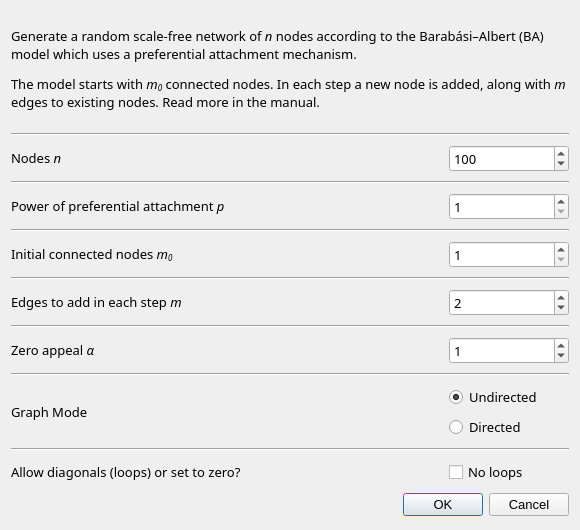
<?xml version="1.0" encoding="UTF-8"?>
<ui version="4.0">
 <class>DialogRandScaleFree</class>
 <widget class="QDialog" name="DialogRandScaleFree">
  <property name="geometry">
   <rect>
    <x>0</x>
    <y>0</y>
    <width>580</width>
    <height>530</height>
   </rect>
  </property>
  <property name="sizePolicy">
   <sizepolicy hsizetype="MinimumExpanding" vsizetype="MinimumExpanding">
    <horstretch>0</horstretch>
    <verstretch>0</verstretch>
   </sizepolicy>
  </property>
  <property name="minimumSize">
   <size>
    <width>580</width>
    <height>530</height>
   </size>
  </property>
  <property name="maximumSize">
   <size>
    <width>600</width>
    <height>580</height>
   </size>
  </property>
  <property name="font">
   <font>
    <pointsize>10</pointsize>
   </font>
  </property>
  <property name="windowTitle">
   <string>Scale-free random network generator</string>
  </property>
  <layout class="QGridLayout" name="gridLayout">
   <item row="0" column="0">
    <widget class="QLabel" name="label_2">
     <property name="sizePolicy">
      <sizepolicy hsizetype="MinimumExpanding" vsizetype="MinimumExpanding">
       <horstretch>0</horstretch>
       <verstretch>0</verstretch>
      </sizepolicy>
     </property>
     <property name="minimumSize">
      <size>
       <width>450</width>
       <height>100</height>
      </size>
     </property>
     <property name="maximumSize">
      <size>
       <width>16777215</width>
       <height>110</height>
      </size>
     </property>
     <property name="font">
      <font>
       <family>Sans Serif</family>
      </font>
     </property>
     <property name="frameShape">
      <enum>QFrame::NoFrame</enum>
     </property>
     <property name="frameShadow">
      <enum>QFrame::Sunken</enum>
     </property>
     <property name="text">
      <string>&lt;html&gt;&lt;head/&gt;&lt;body&gt;&lt;p&gt;Generate a random scale-free network of &lt;span style=&quot; font-style:italic;&quot;&gt;n&lt;/span&gt; nodes according to the Barabási–Albert (BA) model which uses a preferential attachment mechanism. &lt;/p&gt;&lt;p&gt;The model starts with &lt;span style=&quot; font-style:italic;&quot;&gt;m&lt;/span&gt;&lt;span style=&quot; font-style:italic; vertical-align:sub;&quot;&gt;0&lt;/span&gt; connected nodes. In each step a new node is added, along with &lt;span style=&quot; font-style:italic;&quot;&gt;m&lt;/span&gt; edges to existing nodes. Read more in the manual.&lt;/p&gt;&lt;/body&gt;&lt;/html&gt;</string>
     </property>
     <property name="textFormat">
      <enum>Qt::RichText</enum>
     </property>
     <property name="wordWrap">
      <bool>true</bool>
     </property>
    </widget>
   </item>
   <item row="1" column="0">
    <widget class="Line" name="line">
     <property name="orientation">
      <enum>Qt::Horizontal</enum>
     </property>
    </widget>
   </item>
   <item row="2" column="0">
    <layout class="QHBoxLayout" name="horizontalLayout_2">
     <item>
      <widget class="QLabel" name="nodesLabel">
       <property name="sizePolicy">
        <sizepolicy hsizetype="MinimumExpanding" vsizetype="Preferred">
         <horstretch>0</horstretch>
         <verstretch>0</verstretch>
        </sizepolicy>
       </property>
       <property name="minimumSize">
        <size>
         <width>380</width>
         <height>0</height>
        </size>
       </property>
       <property name="font">
        <font>
         <family>Sans Serif</family>
        </font>
       </property>
       <property name="text">
        <string>&lt;html&gt;&lt;head/&gt;&lt;body&gt;&lt;p&gt;Nodes &lt;span style=&quot; font-style:italic;&quot;&gt;n&lt;/span&gt;&lt;/p&gt;&lt;/body&gt;&lt;/html&gt;</string>
       </property>
      </widget>
     </item>
     <item>
      <widget class="QSpinBox" name="nodesSpinBox">
       <property name="sizePolicy">
        <sizepolicy hsizetype="Fixed" vsizetype="Fixed">
         <horstretch>0</horstretch>
         <verstretch>0</verstretch>
        </sizepolicy>
       </property>
       <property name="minimumSize">
        <size>
         <width>120</width>
         <height>0</height>
        </size>
       </property>
       <property name="font">
        <font>
         <family>Sans Serif</family>
        </font>
       </property>
       <property name="toolTip">
        <string>&lt;html&gt;&lt;head/&gt;&lt;body&gt;&lt;p&gt;The amount of nodes in the resulting scale-free graph&lt;/p&gt;&lt;/body&gt;&lt;/html&gt;</string>
       </property>
       <property name="minimum">
        <number>4</number>
       </property>
       <property name="maximum">
        <number>9999</number>
       </property>
       <property name="value">
        <number>100</number>
       </property>
      </widget>
     </item>
    </layout>
   </item>
   <item row="3" column="0">
    <widget class="Line" name="line_2">
     <property name="orientation">
      <enum>Qt::Horizontal</enum>
     </property>
    </widget>
   </item>
   <item row="4" column="0">
    <layout class="QHBoxLayout" name="horizontalLayout_9">
     <property name="sizeConstraint">
      <enum>QLayout::SetMinimumSize</enum>
     </property>
     <item>
      <widget class="QLabel" name="label_7">
       <property name="sizePolicy">
        <sizepolicy hsizetype="MinimumExpanding" vsizetype="Preferred">
         <horstretch>0</horstretch>
         <verstretch>0</verstretch>
        </sizepolicy>
       </property>
       <property name="minimumSize">
        <size>
         <width>380</width>
         <height>0</height>
        </size>
       </property>
       <property name="font">
        <font>
         <family>Sans Serif</family>
        </font>
       </property>
       <property name="text">
        <string>&lt;html&gt;&lt;head/&gt;&lt;body&gt;&lt;p&gt;Power of preferential attachment &lt;span style=&quot; font-style:italic;&quot;&gt;p&lt;/span&gt;&lt;/p&gt;&lt;/body&gt;&lt;/html&gt;</string>
       </property>
      </widget>
     </item>
     <item>
      <widget class="QSpinBox" name="powerSpinBox">
       <property name="minimumSize">
        <size>
         <width>120</width>
         <height>0</height>
        </size>
       </property>
       <property name="font">
        <font>
         <family>Sans Serif</family>
        </font>
       </property>
       <property name="toolTip">
        <string>&lt;html&gt;&lt;head/&gt;&lt;body&gt;&lt;p&gt;The power p of preferential attachment &lt;/p&gt;&lt;p&gt;Leave 1 for linear preferential attachment (BA model).&lt;/p&gt;&lt;/body&gt;&lt;/html&gt;</string>
       </property>
       <property name="minimum">
        <number>1</number>
       </property>
       <property name="maximum">
        <number>9999</number>
       </property>
       <property name="singleStep">
        <number>1</number>
       </property>
       <property name="value">
        <number>1</number>
       </property>
      </widget>
     </item>
    </layout>
   </item>
   <item row="5" column="0">
    <widget class="Line" name="line_3">
     <property name="orientation">
      <enum>Qt::Horizontal</enum>
     </property>
    </widget>
   </item>
   <item row="6" column="0">
    <layout class="QHBoxLayout" name="horizontalLayout_6">
     <property name="sizeConstraint">
      <enum>QLayout::SetMinimumSize</enum>
     </property>
     <item>
      <widget class="QLabel" name="label_4">
       <property name="sizePolicy">
        <sizepolicy hsizetype="MinimumExpanding" vsizetype="Preferred">
         <horstretch>0</horstretch>
         <verstretch>0</verstretch>
        </sizepolicy>
       </property>
       <property name="minimumSize">
        <size>
         <width>380</width>
         <height>0</height>
        </size>
       </property>
       <property name="font">
        <font>
         <family>Sans Serif</family>
        </font>
       </property>
       <property name="text">
        <string>&lt;html&gt;&lt;head/&gt;&lt;body&gt;&lt;p&gt;Initial connected nodes &lt;span style=&quot; font-style:italic;&quot;&gt;m&lt;/span&gt;&lt;span style=&quot; font-style:italic; vertical-align:sub;&quot;&gt;0&lt;/span&gt;&lt;/p&gt;&lt;/body&gt;&lt;/html&gt;</string>
       </property>
      </widget>
     </item>
     <item>
      <widget class="QSpinBox" name="initialNodesSpinBox">
       <property name="minimumSize">
        <size>
         <width>120</width>
         <height>0</height>
        </size>
       </property>
       <property name="font">
        <font>
         <family>Sans Serif</family>
        </font>
       </property>
       <property name="toolTip">
        <string>&lt;html&gt;&lt;head/&gt;&lt;body&gt;&lt;p&gt;The number m&lt;span style=&quot; vertical-align:sub;&quot;&gt;0&lt;/span&gt; of nodes in the initial connected network.&lt;/p&gt;&lt;p&gt;Leave 1 to start with just one node.&lt;/p&gt;&lt;/body&gt;&lt;/html&gt;</string>
       </property>
       <property name="minimum">
        <number>1</number>
       </property>
       <property name="maximum">
        <number>9999</number>
       </property>
       <property name="singleStep">
        <number>1</number>
       </property>
       <property name="value">
        <number>1</number>
       </property>
      </widget>
     </item>
    </layout>
   </item>
   <item row="7" column="0">
    <widget class="Line" name="line_4">
     <property name="orientation">
      <enum>Qt::Horizontal</enum>
     </property>
    </widget>
   </item>
   <item row="8" column="0">
    <layout class="QHBoxLayout" name="horizontalLayout_7">
     <property name="sizeConstraint">
      <enum>QLayout::SetMinimumSize</enum>
     </property>
     <item>
      <widget class="QLabel" name="label_5">
       <property name="sizePolicy">
        <sizepolicy hsizetype="MinimumExpanding" vsizetype="Preferred">
         <horstretch>0</horstretch>
         <verstretch>0</verstretch>
        </sizepolicy>
       </property>
       <property name="minimumSize">
        <size>
         <width>380</width>
         <height>0</height>
        </size>
       </property>
       <property name="font">
        <font>
         <family>Sans Serif</family>
        </font>
       </property>
       <property name="text">
        <string>&lt;html&gt;&lt;head/&gt;&lt;body&gt;&lt;p&gt;Edges to add in each step &lt;span style=&quot; font-style:italic;&quot;&gt;m&lt;/span&gt;&lt;/p&gt;&lt;/body&gt;&lt;/html&gt;</string>
       </property>
      </widget>
     </item>
     <item>
      <widget class="QSpinBox" name="edgesPerStepSpinBox">
       <property name="minimumSize">
        <size>
         <width>120</width>
         <height>0</height>
        </size>
       </property>
       <property name="font">
        <font>
         <family>Sans Serif</family>
        </font>
       </property>
       <property name="toolTip">
        <string>&lt;html&gt;&lt;head/&gt;&lt;body&gt;&lt;p&gt;Tthe number of edges to add in each step&lt;/p&gt;&lt;/body&gt;&lt;/html&gt;</string>
       </property>
       <property name="minimum">
        <number>1</number>
       </property>
       <property name="maximum">
        <number>9999</number>
       </property>
       <property name="singleStep">
        <number>1</number>
       </property>
       <property name="value">
        <number>2</number>
       </property>
      </widget>
     </item>
    </layout>
   </item>
   <item row="9" column="0">
    <widget class="Line" name="line_5">
     <property name="orientation">
      <enum>Qt::Horizontal</enum>
     </property>
    </widget>
   </item>
   <item row="10" column="0">
    <layout class="QHBoxLayout" name="horizontalLayout_8">
     <property name="sizeConstraint">
      <enum>QLayout::SetMinimumSize</enum>
     </property>
     <item>
      <widget class="QLabel" name="label_6">
       <property name="sizePolicy">
        <sizepolicy hsizetype="MinimumExpanding" vsizetype="Preferred">
         <horstretch>0</horstretch>
         <verstretch>0</verstretch>
        </sizepolicy>
       </property>
       <property name="minimumSize">
        <size>
         <width>380</width>
         <height>0</height>
        </size>
       </property>
       <property name="font">
        <font>
         <family>Sans Serif</family>
        </font>
       </property>
       <property name="text">
        <string>&lt;html&gt;&lt;head/&gt;&lt;body&gt;&lt;p&gt;Zero appeal &lt;span style=&quot; font-style:italic;&quot;&gt;α&lt;/span&gt;&lt;/p&gt;&lt;/body&gt;&lt;/html&gt;</string>
       </property>
      </widget>
     </item>
     <item>
      <widget class="QSpinBox" name="zeroAppealSpinBox">
       <property name="minimumSize">
        <size>
         <width>120</width>
         <height>0</height>
        </size>
       </property>
       <property name="font">
        <font>
         <family>Sans Serif</family>
        </font>
       </property>
       <property name="toolTip">
        <string>&lt;html&gt;&lt;head/&gt;&lt;body&gt;&lt;p&gt;The initial attractiveness of a node - useful for isolate nodes with d =0&lt;/p&gt;&lt;/body&gt;&lt;/html&gt;</string>
       </property>
       <property name="minimum">
        <number>0</number>
       </property>
       <property name="maximum">
        <number>9999</number>
       </property>
       <property name="singleStep">
        <number>1</number>
       </property>
       <property name="value">
        <number>1</number>
       </property>
      </widget>
     </item>
    </layout>
   </item>
   <item row="11" column="0">
    <widget class="Line" name="line_6">
     <property name="orientation">
      <enum>Qt::Horizontal</enum>
     </property>
    </widget>
   </item>
   <item row="12" column="0">
    <layout class="QHBoxLayout" name="horizontalLayout_3">
     <item>
      <widget class="QLabel" name="label">
       <property name="sizePolicy">
        <sizepolicy hsizetype="MinimumExpanding" vsizetype="Preferred">
         <horstretch>0</horstretch>
         <verstretch>0</verstretch>
        </sizepolicy>
       </property>
       <property name="minimumSize">
        <size>
         <width>400</width>
         <height>0</height>
        </size>
       </property>
       <property name="font">
        <font>
         <family>Sans Serif</family>
        </font>
       </property>
       <property name="text">
        <string>Graph Mode</string>
       </property>
      </widget>
     </item>
     <item>
      <layout class="QVBoxLayout" name="verticalLayout">
       <item>
        <widget class="QRadioButton" name="undirectedRadioButton">
         <property name="sizePolicy">
          <sizepolicy hsizetype="Fixed" vsizetype="Fixed">
           <horstretch>0</horstretch>
           <verstretch>0</verstretch>
          </sizepolicy>
         </property>
         <property name="minimumSize">
          <size>
           <width>120</width>
           <height>0</height>
          </size>
         </property>
         <property name="font">
          <font>
           <family>Sans Serif</family>
          </font>
         </property>
         <property name="text">
          <string>Undirected</string>
         </property>
         <property name="checked">
          <bool>true</bool>
         </property>
         <property name="autoExclusive">
          <bool>false</bool>
         </property>
        </widget>
       </item>
       <item>
        <widget class="QRadioButton" name="directedRadioButton">
         <property name="sizePolicy">
          <sizepolicy hsizetype="Fixed" vsizetype="Fixed">
           <horstretch>0</horstretch>
           <verstretch>0</verstretch>
          </sizepolicy>
         </property>
         <property name="minimumSize">
          <size>
           <width>120</width>
           <height>0</height>
          </size>
         </property>
         <property name="font">
          <font>
           <family>Sans Serif</family>
          </font>
         </property>
         <property name="text">
          <string>Directed</string>
         </property>
         <property name="autoExclusive">
          <bool>false</bool>
         </property>
        </widget>
       </item>
      </layout>
     </item>
    </layout>
   </item>
   <item row="13" column="0">
    <widget class="Line" name="line_7">
     <property name="orientation">
      <enum>Qt::Horizontal</enum>
     </property>
    </widget>
   </item>
   <item row="14" column="0">
    <layout class="QHBoxLayout" name="horizontalLayout_4">
     <item>
      <widget class="QLabel" name="label_3">
       <property name="sizePolicy">
        <sizepolicy hsizetype="MinimumExpanding" vsizetype="Preferred">
         <horstretch>0</horstretch>
         <verstretch>0</verstretch>
        </sizepolicy>
       </property>
       <property name="minimumSize">
        <size>
         <width>440</width>
         <height>0</height>
        </size>
       </property>
       <property name="font">
        <font>
         <family>Sans Serif</family>
        </font>
       </property>
       <property name="text">
        <string>Allow diagonals (loops) or set to zero?</string>
       </property>
      </widget>
     </item>
     <item>
      <layout class="QVBoxLayout" name="verticalLayout_2">
       <item>
        <widget class="QCheckBox" name="diagCheckBox">
         <property name="sizePolicy">
          <sizepolicy hsizetype="Fixed" vsizetype="Fixed">
           <horstretch>0</horstretch>
           <verstretch>0</verstretch>
          </sizepolicy>
         </property>
         <property name="minimumSize">
          <size>
           <width>120</width>
           <height>0</height>
          </size>
         </property>
         <property name="font">
          <font>
           <family>Sans Serif</family>
          </font>
         </property>
         <property name="toolTip">
          <string>Check to allow loops (nodes linking to themselves) in the new network</string>
         </property>
         <property name="text">
          <string>No loops</string>
         </property>
         <property name="checked">
          <bool>false</bool>
         </property>
        </widget>
       </item>
      </layout>
     </item>
    </layout>
   </item>
   <item row="15" column="0">
    <widget class="QDialogButtonBox" name="buttonBox">
     <property name="font">
      <font>
       <pointsize>10</pointsize>
      </font>
     </property>
     <property name="orientation">
      <enum>Qt::Horizontal</enum>
     </property>
     <property name="standardButtons">
      <set>QDialogButtonBox::Cancel|QDialogButtonBox::Ok</set>
     </property>
    </widget>
   </item>
  </layout>
 </widget>
 <resources/>
 <connections>
  <connection>
   <sender>buttonBox</sender>
   <signal>accepted()</signal>
   <receiver>DialogRandScaleFree</receiver>
   <slot>accept()</slot>
   <hints>
    <hint type="sourcelabel">
     <x>257</x>
     <y>373</y>
    </hint>
    <hint type="destinationlabel">
     <x>157</x>
     <y>274</y>
    </hint>
   </hints>
  </connection>
  <connection>
   <sender>buttonBox</sender>
   <signal>rejected()</signal>
   <receiver>DialogRandScaleFree</receiver>
   <slot>reject()</slot>
   <hints>
    <hint type="sourcelabel">
     <x>325</x>
     <y>373</y>
    </hint>
    <hint type="destinationlabel">
     <x>286</x>
     <y>274</y>
    </hint>
   </hints>
  </connection>
 </connections>
</ui>
